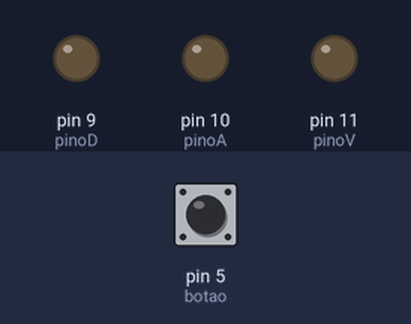
Recording of a sketch running on a simulated Arduino Uno, built with avr-gcc and run on an emulated ATmega328P. Parts: output pins drawn as LEDs (lit = HIGH). The test bench sets the inputs (shaded band); at power-on: pin 5 (botao) LOW.

Above: at 1.2 s.
1.3 s: pin 5 (botao) pulled HIGH for 0.15 s
At 2.7 s:
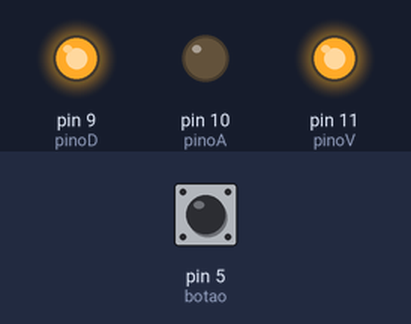
Timing chart, 0 to 4.3 s (numbered marks = the images above; inputs shaded):
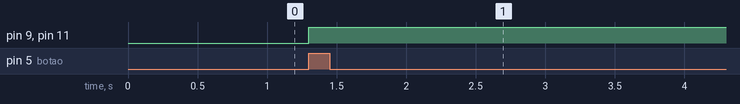

Measured:
- after the input at 1.3 s, pin 9 (pinoD), pin 11 (pinoV): LOW → HIGH at once

The sketch:

botao_led_RGB.ino
```cpp
int pinoV = 11;
int pinoA = 10;
int pinoD = 9;
int botao = 5;
int press = 0;
int del = 0;

void setup(){
    pinMode(pinoV, OUTPUT);
    pinMode(pinoA, OUTPUT);
    pinMode(pinoD, OUTPUT);
    pinMode(botao, INPUT);
}

void loop(){
    press = digitalRead(botao);
    if (press == HIGH){;
        if (del == 0){
            analogWrite(pinoV, 255);
            del += 1;
        }else if (del == 2){
            analogWrite(pinoA,255);
            del += 1;
        }else{
            analogWrite(pinoD,255);
            del -=2;
        }
    }
}
```
